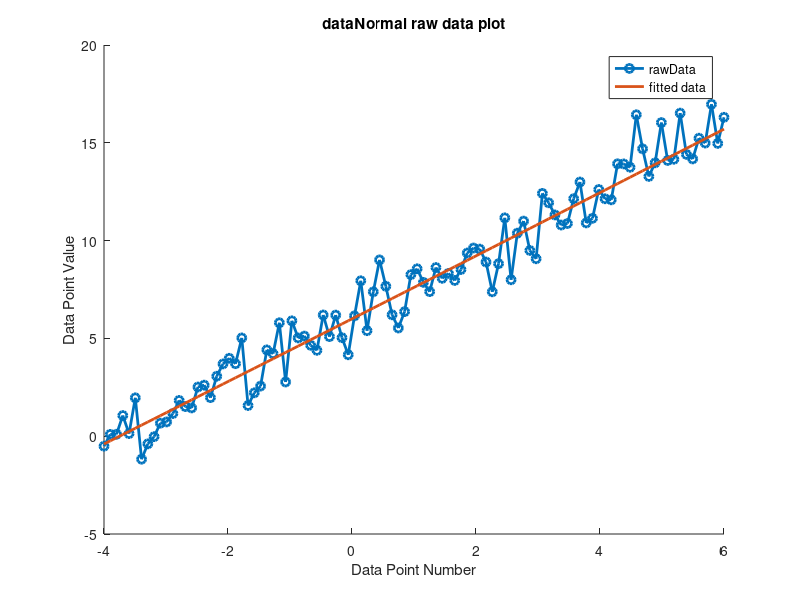

Reproduce this figure in MATLAB.
%Specify number of samples to take
samples = 100;

%Set limits for x value
minX = -4;
maxX = 6;

%Sample x and specify other variable
x = linspace(-4,6);
c = 6;
m = 1.6;

%Combine variables to calculate y in a linear equation
y = m*x+c;

%Create noise for data in a Gaussian format (default std = 1 mean = 0)
noise = randn(1,samples);

%compute weight at min error
W = inv(x * x')*x.*y;

%Plot x against y adding on the Gaussian noise 
figure
hold on
plot(x,y+noise,'-o','linewidth',2);
plot(x,y+W,'-','linewidth',2);
legend('rawData','fitted data');
ylabel('Data Point Value');
xlabel('Data Point Number');
title('dataNormal raw data plot');
